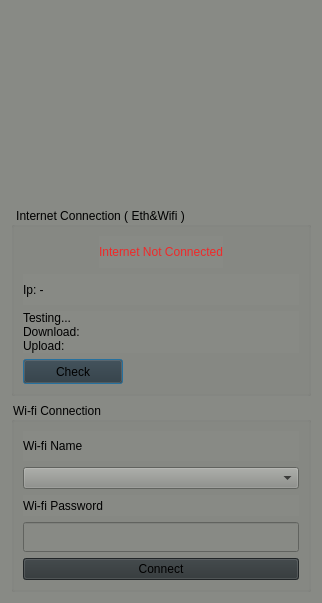
<?xml version="1.0" encoding="UTF-8"?>
<ui version="4.0">
 <class>Dialog</class>
 <widget class="QDialog" name="Dialog">
  <property name="geometry">
   <rect>
    <x>0</x>
    <y>0</y>
    <width>322</width>
    <height>603</height>
   </rect>
  </property>
  <property name="windowTitle">
   <string>Dialog</string>
  </property>
  <property name="styleSheet">
   <string notr="true">background-color: rgb(136, 138, 133);</string>
  </property>
  <layout class="QGridLayout" name="gridLayout_2">
   <item row="0" column="0">
    <layout class="QVBoxLayout" name="verticalLayout_7">
     <item>
      <layout class="QHBoxLayout" name="horizontalLayout_3">
       <item>
        <spacer name="horizontalSpacer_6">
         <property name="orientation">
          <enum>Qt::Horizontal</enum>
         </property>
         <property name="sizeHint" stdset="0">
          <size>
           <width>40</width>
           <height>20</height>
          </size>
         </property>
        </spacer>
       </item>
       <item>
        <widget class="QLabel" name="label">
         <property name="text">
          <string/>
         </property>
         <property name="pixmap">
          <pixmap resource="../resource/resource.qrc">:/pictures/ombori_mini.jpeg</pixmap>
         </property>
        </widget>
       </item>
       <item>
        <spacer name="horizontalSpacer_5">
         <property name="orientation">
          <enum>Qt::Horizontal</enum>
         </property>
         <property name="sizeHint" stdset="0">
          <size>
           <width>40</width>
           <height>20</height>
          </size>
         </property>
        </spacer>
       </item>
      </layout>
     </item>
     <item>
      <widget class="QGroupBox" name="groupBox">
       <property name="title">
        <string>Internet Connection ( Eth&amp;&amp;Wifi )</string>
       </property>
       <layout class="QVBoxLayout" name="verticalLayout">
        <item>
         <layout class="QHBoxLayout" name="horizontalLayout">
          <item>
           <spacer name="horizontalSpacer">
            <property name="orientation">
             <enum>Qt::Horizontal</enum>
            </property>
            <property name="sizeHint" stdset="0">
             <size>
              <width>40</width>
              <height>20</height>
             </size>
            </property>
           </spacer>
          </item>
          <item>
           <widget class="QLabel" name="InternetOutput_label">
            <property name="styleSheet">
             <string notr="true">color: rgb(239, 41, 41);</string>
            </property>
            <property name="text">
             <string>Internet Not Connected</string>
            </property>
           </widget>
          </item>
          <item>
           <spacer name="horizontalSpacer_2">
            <property name="orientation">
             <enum>Qt::Horizontal</enum>
            </property>
            <property name="sizeHint" stdset="0">
             <size>
              <width>40</width>
              <height>20</height>
             </size>
            </property>
           </spacer>
          </item>
         </layout>
        </item>
        <item>
         <widget class="QLabel" name="Ip_label">
          <property name="text">
           <string>Ip: - </string>
          </property>
         </widget>
        </item>
        <item>
         <widget class="QLabel" name="speed_label">
          <property name="text">
           <string>Testing...
Download: 
Upload:</string>
          </property>
         </widget>
        </item>
        <item>
         <widget class="QPushButton" name="ConnectionCheck_button">
          <property name="maximumSize">
           <size>
            <width>100</width>
            <height>25</height>
           </size>
          </property>
          <property name="styleSheet">
           <string notr="true">background-color: rgb(46, 52, 54);</string>
          </property>
          <property name="text">
           <string>Check</string>
          </property>
         </widget>
        </item>
       </layout>
      </widget>
     </item>
     <item>
      <widget class="QGroupBox" name="groupBox_2">
       <property name="title">
        <string>Wi-fi Connection</string>
       </property>
       <layout class="QGridLayout" name="gridLayout">
        <item row="0" column="0">
         <layout class="QVBoxLayout" name="verticalLayout_6">
          <item>
           <layout class="QVBoxLayout" name="verticalLayout_5">
            <item>
             <layout class="QVBoxLayout" name="verticalLayout_4">
              <item>
               <layout class="QVBoxLayout" name="verticalLayout_2">
                <item>
                 <widget class="QLabel" name="label_4">
                  <property name="text">
                   <string>Wi-fi Name</string>
                  </property>
                 </widget>
                </item>
                <item>
                 <widget class="QComboBox" name="comboBox"/>
                </item>
               </layout>
              </item>
              <item>
               <layout class="QVBoxLayout" name="verticalLayout_3">
                <item>
                 <widget class="QLabel" name="label_5">
                  <property name="text">
                   <string>Wi-fi Password</string>
                  </property>
                 </widget>
                </item>
                <item>
                 <widget class="QLineEdit" name="lineEdit_2">
                  <property name="minimumSize">
                   <size>
                    <width>270</width>
                    <height>30</height>
                   </size>
                  </property>
                 </widget>
                </item>
               </layout>
              </item>
             </layout>
            </item>
            <item>
             <widget class="QPushButton" name="wifiConnect_button">
              <property name="styleSheet">
               <string notr="true">background-color: rgb(46, 52, 54);</string>
              </property>
              <property name="text">
               <string>Connect</string>
              </property>
             </widget>
            </item>
           </layout>
          </item>
         </layout>
        </item>
       </layout>
      </widget>
     </item>
    </layout>
   </item>
  </layout>
 </widget>
 <resources>
  <include location="../resource/resource.qrc"/>
 </resources>
 <connections/>
</ui>
